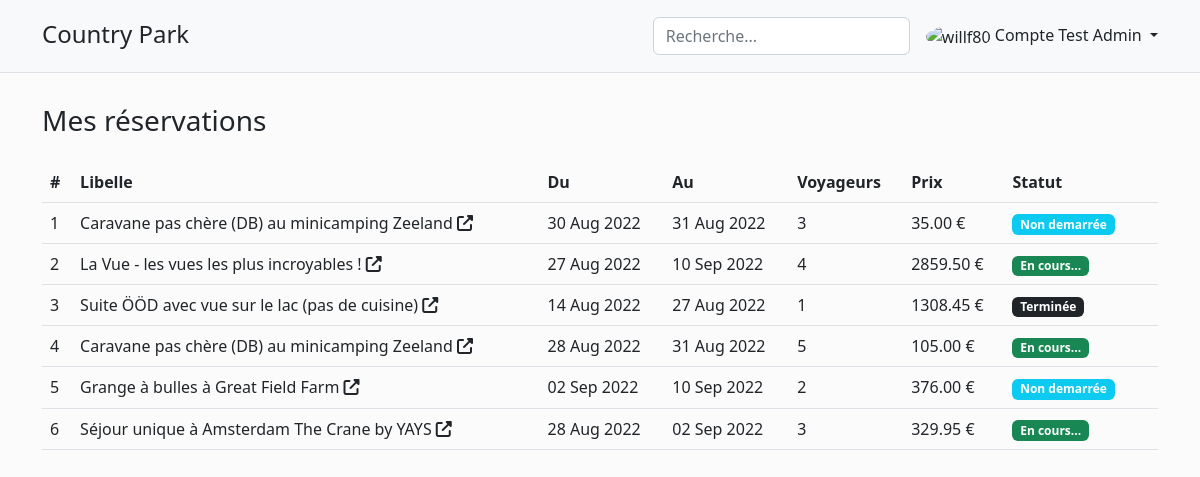
Screenshot of /reservation.php (signed in) with the database file from the repository.
### tables this page shows
CREATE TABLE `utilisateurs` (
  `id` int(11) NOT NULL,
  `nom` varchar(80) NOT NULL,
  `email` varchar(100) NOT NULL,
  `motdepasse` varchar(160) NOT NULL,
  `datecreation` datetime NOT NULL DEFAULT current_timestamp(),
  `datemiseajour` datetime NOT NULL DEFAULT current_timestamp(),
  `cle` varchar(64) DEFAULT NULL,
  `statut` tinyint(1) DEFAULT NULL,
  `profil` int(10) UNSIGNED NOT NULL DEFAULT 0
);

CREATE TABLE `reservations` (
  `id` int(11) NOT NULL,
  `arrivee` datetime NOT NULL,
  `depart` datetime NOT NULL,
  `voyageurs` int(11) NOT NULL,
  `prix` decimal(10,2) NOT NULL,
  `bienId` int(11) NOT NULL,
  `userId` int(11) NOT NULL
);

CREATE TABLE `biens` (
  `id` int(11) NOT NULL,
  `libelle` varchar(100) NOT NULL,
  `datedebut` date NOT NULL,
  `datefin` date NOT NULL,
  `prix` decimal(10,2) NOT NULL,
  `descriptions` text NOT NULL,
  `capacite` int(11) NOT NULL,
  `typebien` int(11) NOT NULL
);

### includes/db/utils.php (called while the page is built, shortened)
<?php
function is_user_connected() {
    return isset($_SESSION['id']) && isset($_SESSION['email']);
}
?>

### includes/db/utilisateurs.sql.php (called while the page is built, shortened)
<?php
require_once "utils.php";
function get_utilisateur($email) {
    $pdo = get_connexion_pdo();
    $queryPrepare = $pdo->prepare("SELECT * FROM utilisateurs WHERE email = :email");
    $queryPrepare->bindParam(':email', $email);
    $queryPrepare->execute();
    return $queryPrepare->fetch();
}
?>

### includes/db/reservation.sql.php (called while the page is built, shortened)
<?php
require_once "utils.php";
require_once "utilisateurs.sql.php";
function get_current_user_reservations()
{
    $pdo = get_connexion_pdo();
    $query = $pdo->prepare("SELECT *, prix * DATEDIFF(depart, arrivee) as prixTotal FROM reservations WHERE userId = :userId");
    $query->bindValue(":userId", $_SESSION['id']);
    $query->execute();
    return $query->fetchAll();
}

### includes/db/biens.sql.php (called while the page is built, shortened)
<?php
require_once "utils.php";
function get_bien_by_id($id) {
    $pdo = get_connexion_pdo();
    $queryPrepare = $pdo->prepare("SELECT * FROM biens WHERE id = :id");
    $queryPrepare->bindParam(':id', $id);
    $queryPrepare->execute();
    return $queryPrepare->fetch();
}

### reservation.php (the view, shortened to what this page needs)
<?php
require_once 'includes/page_header.php';
require_once 'includes/sections/navbar.php';
require_once 'includes/db/biens.sql.php';
?>
<?php
$myReservations = get_current_user_reservations();
?>
<div class="container">
    <div class="mb-sm-4 d-block" style="padding-bottom: 80px;"></div>
    <h3 class="mb-4">Mes réservations</h3>
    <table class="table ">
        <thead>
            <th>#</th>
            <th>Libelle</th>
            <th>Du</th>
            <th>Au</th>
            <th>Voyageurs</th>
            <th>Prix</th>
            <th>Statut</th>
            <th></th>
        </thead>
        <tbody>
            <?php
            $count = 1;
            foreach ($myReservations as $reservation) {
                $now = date_create();
                $dateArrivee = date_create($reservation['arrivee']);
                $dateDepart = date_create($reservation['depart']);
            ?>
                <tr>
                    <td><?= $count ?></td>
                    <td>
                    <?php
                        $bien = get_bien_by_id($reservation['bienId']);
                    ?>
                    <a class="text-decoration-none text-dark" href="<?= 'bien.php?id='.$bien['id'] ?>"><?= $bien['libelle']; ?> <i class="fa-solid fa-up-right-from-square"></i></a>
                    </td>
                    <td><?= date_format(date_create($reservation['arrivee']), 'd M Y') ?></td>
                    <td><?= date_format(date_create($reservation['depart']), 'd M Y') ?></td>
                    <td><?= $reservation['voyageurs'] ?></td>
                    <td><?= $reservation['prixTotal'] ?> €</td>
                    <td>
                        <?php if ($now < $dateArrivee) { ?><span class="badge bg-info"> Non demarrée</span> <?php } ?>
                        <?php if ($now >= $dateArrivee && $now <= $dateDepart) { ?><span class="badge bg-success">En cours...</span> <?php } ?>
                        <?php if ($now > $dateDepart) { ?><span class="badge bg-dark">Terminée</span> <?php } ?>
                    </td>
                    <td></td>
                </tr>
            <?php
            $count++;
            }
            ?>
        </tbody>
    </table>
</div>
<?php require 'includes/page_footer.php' ?>

### includes/sections/dropdow_menu.php (shortened to what this page needs)
<?php
require_once ROOT_PATH . "includes/db/utilisateurs.sql.php";
require_once ROOT_PATH . "includes/db/reservation.sql.php";
if (is_user_connected()) {
    $user = get_utilisateur($_SESSION['email']);
?>
    <div class="dropdown text-end">
        <a href="#" class="d-block link-dark text-decoration-none dropdown-toggle" id="dropdownUser1" data-bs-toggle="dropdown" aria-expanded="false">
            <img src="https://github.com/Manganese92.png" alt="willf80" width="32" height="32" class="rounded-circle">
            <?= $user['nom'] ?>
        </a>
    </div>
<?php
}
?>

### assets/styles/main.css (style rules this page uses)
body { background: #fbfbfb; }

### rows the page displays
utilisateurs: nom "Compte Test Admin"
reservations: bienId.libelle "Caravane pas chère (DB) au minicamping Zeeland", arrivee "30 Aug 2022", depart "31 Aug 2022", voyageurs "3", prixTotal "35.00", shows "Non demarrée"
reservations: bienId.libelle "La Vue - les vues les plus incroyables !", arrivee "27 Aug 2022", depart "10 Sep 2022", voyageurs "4", prixTotal "2859.50", shows "En cours..."
reservations: bienId.libelle "Suite ÖÖD avec vue sur le lac (pas de cuisine)", arrivee "14 Aug 2022", depart "27 Aug 2022", voyageurs "1", prixTotal "1308.45", shows "Terminée"
reservations: bienId.libelle "Caravane pas chère (DB) au minicamping Zeeland", arrivee "28 Aug 2022", depart "31 Aug 2022", voyageurs "5", prixTotal "105.00", shows "En cours..."
reservations: bienId.libelle "Grange à bulles à Great Field Farm", arrivee "02 Sep 2022", depart "10 Sep 2022", voyageurs "2", prixTotal "376.00", shows "Non demarrée"
reservations: bienId.libelle "Séjour unique à Amsterdam The Crane by YAYS", arrivee "28 Aug 2022", depart "02 Sep 2022", voyageurs "3", prixTotal "329.95", shows "En cours..."
